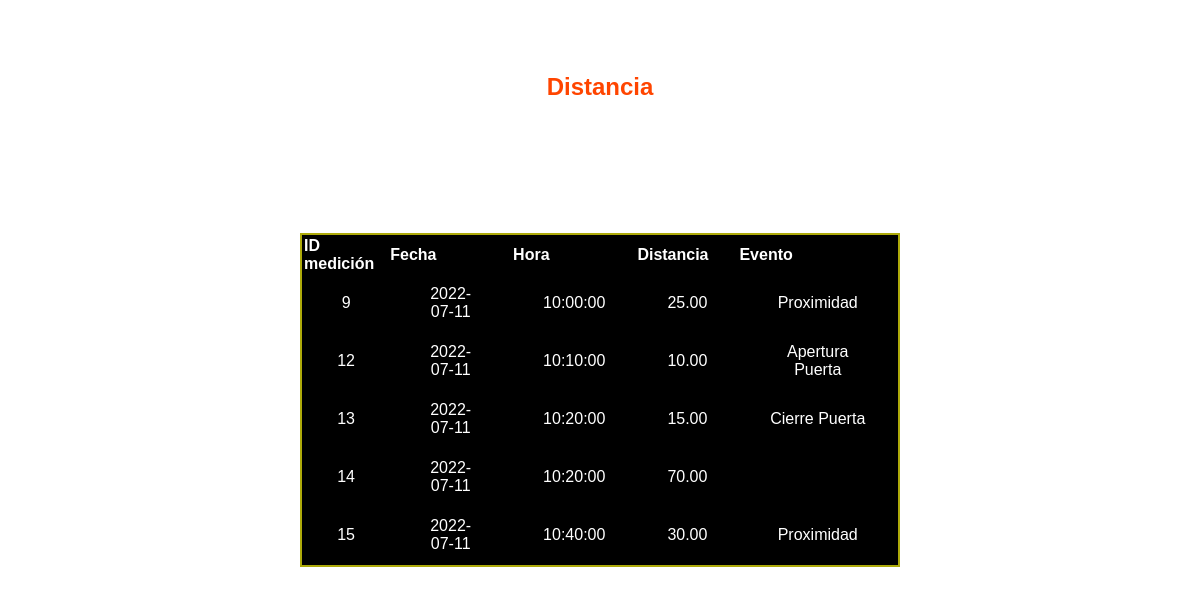
The page /distancias/kit_distancias.php on the database its author committed.
### tables this page shows
CREATE TABLE distancias(
  id_medicion integer,
  fecha date,
  hora time,
  dist numeric(6,2), 
  evento varchar(50) default null,  
  primary key (id_medicion)
);

### distancias/kit_distancias.php (the view, shortened to what this page needs)
<?php
include("conexion_general.php");
$consulta = "SELECT * FROM distancias";
?>
<!DOCTYPE html>
<html lang="es">
<head>
    <link rel="stylesheet" href="index.css">
</head>
    <body>
        <div id="distancias">
        <br><h1>Kit distancia</h1>
        <br><h2>Distancia</h2>
        <table>
            <tr>
                <center><th>ID medición</th></center>
                <center><th>Fecha</th></center>
                <center><th>Hora</th></center>
                <center><th>Distancia</th></center>
                <center><th>Evento</th></center>
            </tr>
            <?php
            $datos = mysqli_query ($conn,$consulta);
            while ($fila=mysqli_fetch_array($datos)){
                echo "<tr>";
                echo "<td>";
                    echo $fila["id_medicion"];
                echo "</td>";
                echo "<td>";
                    echo $fila["fecha"];
                echo "</td>";
                echo "<td>";
                    echo $fila["hora"];
                echo "</td>";
                echo "<td>";
                    echo $fila["dist"];
                echo "</td>";
                echo "<td>";
                    echo $fila["evento"];
                echo "</td>";
                echo "</tr>";
            }
            ?>
        </table>
        </div>
    </body>
</html>

### distancias/index.css (style rules this page uses)
* { padding: 0; margin: 0; box-sizing: border-box; }
body { margin: 0; padding: 0; background-image: url("https://cdn.discordapp.com/attachments/959570367675002905/969063125443821598/fondo.png"); background-size: cover; font-family: sans-serif; color:white; text-align: center; }
table { margin:0; border: 2px solid #e9e50ebe; background-color: #000000; top: 50%; left: 50%; position: absolute; transform: translate(-50%,-50%); }
td { padding: 10px 30px; }
th { text-align: left; }
h2 { color: orangered; }

### rows shown on the page
distancias: id_medicion "9", fecha "2022-07-11", hora "10:00:00", dist "25.00", evento "Proximidad"
distancias: id_medicion "12", fecha "2022-07-11", hora "10:10:00", dist "10.00", evento "Apertura Puerta"
distancias: id_medicion "13", fecha "2022-07-11", hora "10:20:00", dist "15.00", evento "Cierre Puerta"
distancias: id_medicion "14", fecha "2022-07-11", hora "10:20:00", dist "70.00"
distancias: id_medicion "15", fecha "2022-07-11", hora "10:40:00", dist "30.00", evento "Proximidad"
